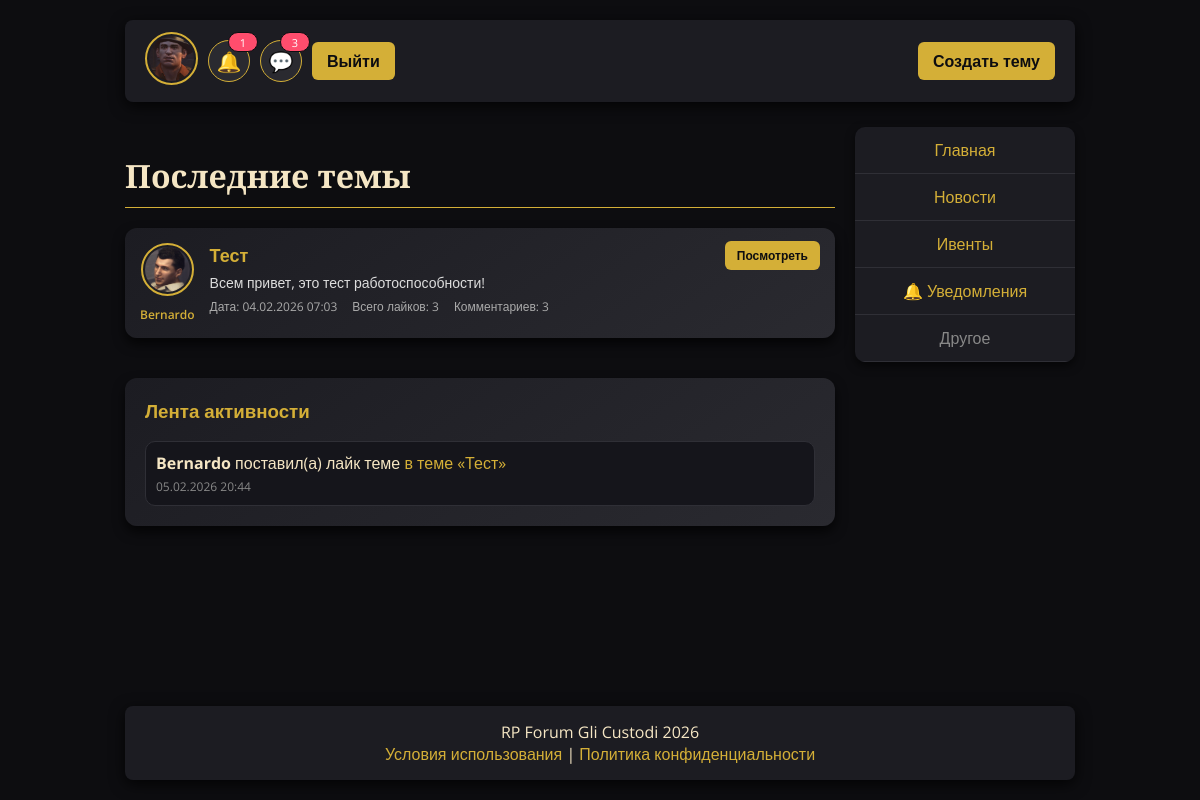
/ (signed in), run on the app's committed database.
### main/models.py (models this page shows, shortened)
class CustomUser(AbstractUser):
    is_forum_admin = models.BooleanField(default=False)
    groups = models.ManyToManyField(
        Group,
        related_name='customuser_set',
        blank=True,
        help_text='The groups this user belongs to.',
        verbose_name='groups',
    )
    user_permissions = models.ManyToManyField(
        Permission,
        related_name='customuser_permissions_set',
        blank=True,
        help_text='Specific permissions for this user.',
        verbose_name='user permissions',
    )

class Profile(models.Model):
    user = models.OneToOneField(CustomUser, on_delete=models.CASCADE)
    avatar = models.ImageField(upload_to='avatars/', blank=True, null=True)
    cover_image = models.ImageField(upload_to='profiles/covers/', blank=True, null=True)
    bio = models.TextField(blank=True)
    default_avatar = models.CharField(
        max_length=64,
        blank=True,
        default="",
        help_text="Static path like images/avatar1.png"
    )

class Topic(models.Model):
    author = models.ForeignKey(
        settings.AUTH_USER_MODEL,
        on_delete=models.CASCADE,
        related_name="topics"
    )
    category = models.ForeignKey(
        Category,
        on_delete=models.PROTECT,
        related_name="topics"
    )
    title = models.CharField(max_length=255)
    description = models.TextField(blank=True)
    image = models.ImageField(upload_to="topics/", blank=True, null=True)
    created_at = models.DateTimeField(auto_now_add=True)
    likes = models.ManyToManyField(
        settings.AUTH_USER_MODEL,
        blank=True,
        related_name="liked_topics"
    )
    class Meta:
        ordering = ["-created_at"]

class Activity(models.Model):
    actor = models.ForeignKey(settings.AUTH_USER_MODEL, on_delete=models.SET_NULL, null=True, blank=True, related_name="activities")
    verb = models.CharField(max_length=120)
    topic = models.ForeignKey(Topic, on_delete=models.CASCADE, null=True, blank=True)
    post = models.ForeignKey(Post, on_delete=models.CASCADE, null=True, blank=True)
    comment = models.ForeignKey(Comment, on_delete=models.CASCADE, null=True, blank=True)
    created_at = models.DateTimeField(auto_now_add=True)
    class Meta:
        ordering = ["-created_at"]

### main/views.py (the view)
# urls.py: path("", views.home, name="home"),
def home(request):
    topics = Topic.objects.all().order_by("-created_at")
    last_posts = {t.id: t.posts.order_by("-created_at").first() for t in topics if t.posts.exists()}
    activities = Activity.objects.select_related("actor", "topic", "post", "comment").order_by("-created_at")[:20]
    return render(request, "main/home.html", {"topics": topics, "last_posts": last_posts, "activities": activities})

### main/context_processors.py (called while the page is built)
def notifications_count(request):
    data = {"unread_notifications_count": 0, "unread_messages_count": 0}
    if not request.user.is_authenticated:
        return data
    data["unread_notifications_count"] = request.user.notifications.filter(is_read=False).count()
    try:
        unread_messages = Message.objects.filter(
            dialog__dialog_participants__user=request.user,
        ).exclude(author=request.user).exclude(
            read_by__user=request.user,
        )
        data["unread_messages_count"] = unread_messages.count()
    except (OperationalError, ProgrammingError):
        data["unread_messages_count"] = 0
    return data

### main/templates/main/home.html
{% extends 'main/base.html' %}
{% load static %}
{% block content %}
<h2 class="page-title">Последние темы</h2>
<div style="display: flex; flex-direction: column; gap: 15px;">
    {% if topics %}
        {% for topic in topics %}
            <div class="card" style="display:flex; align-items:flex-start; gap:15px; padding:15px;">
                <div style="flex-shrink:0; text-align:center;">
                    {% if topic.author.profile.avatar %}
                        <img src="{{ topic.author.profile.avatar.url }}" alt="Avatar" class="avatar" style="width:45px; height:45px;">
                    {% else %}
                        <img src="{% static topic.author.profile.default_avatar %}" alt="Avatar" class="avatar" style="width:45px; height:45px;">
                    {% endif %}
                    <div style="margin-top:5px; font-size:12px; font-weight:600; color:#f5e6c4;">
                        <a href="{% url 'public-profile' topic.author.username %}">{{ topic.author.username }}</a>
                    </div>
                </div>
                <div style="flex:1;">
                    <h3 style="margin:0 0 6px 0; font-size:18px; color:#d4af37;">
                        <a href="{% url 'topic-detail' topic.id %}" style="color:#d4af37; font-weight:bold; text-decoration:none;">
                            {{ topic.title }}
                        </a>
                    </h3>
                    {% if topic.description %}
                    <p style="margin:0 0 6px 0; font-size:14px; color:#ddd; line-height:1.4em;">
                        {{ topic.description|truncatechars:120 }}
                    </p>
                    {% endif %}
                    <div style="font-size:12px; color:#aaa; display:flex; gap:15px; flex-wrap:wrap;">
                        <span>Дата: {{ topic.created_at|date:"d.m.Y H:i" }}</span>
                        <span>Всего лайков: {{ topic.likes.count }}</span>
                        <span>Комментариев: {{ topic.comments.count }}</span>
                    </div>
                </div>
                <div style="flex-shrink:0;">
                    <a href="{% url 'topic-detail' topic.id %}" class="header-btn" style="font-size:12px; padding:6px 12px;">Посмотреть</a>
                </div>
            </div>
        {% endfor %}
    {% else %}
        <p style="color:#888;">Тем пока что нет.</p>
    {% endif %}
</div>
<div class="card" style="margin-top:20px;">
    <h3 style="margin-top:0; color:#d4af37;">Лента активности</h3>
    <div style="display:grid; gap:10px;">
        {% for act in activities %}
            <div style="padding:10px; border:1px solid #2f2f36; border-radius:10px; background:#15151b;">
                <strong>{% if act.actor %}{{ act.actor.username }}{% else %}Система{% endif %}</strong>
                {{ act.verb }}
                {% if act.topic %}<a href="{% url 'topic-detail' act.topic.id %}">в теме «{{ act.topic.title }}»</a>{% endif %}
                <div style="font-size:12px; color:#888; margin-top:4px;">{{ act.created_at|date:"d.m.Y H:i" }}</div>
            </div>
        {% empty %}
            <div style="color:#888;">Пока нет активности.</div>
        {% endfor %}
    </div>
</div>
{% endblock %}

### main/templates/main/base.html (shortened to what this page needs)
{% load static %}
<!DOCTYPE html>
<html lang="ru">
<head>
<link rel="stylesheet" href="{% static 'css/style.css' %}">
</head>
<body>
<div class="container">
<header>
    <div class="header-container">
        <div class="header-left">
            {% if user.is_authenticated %}
                <a href="{% url 'profile' %}">
                    {% if user.profile.avatar %}
                        <img src="{{ user.profile.avatar.url }}" class="avatar" alt="">
                    {% else %}
                        <img src="{% static user.profile.default_avatar %}" class="avatar" alt="">
                    {% endif %}
                </a>
                <a href="{% url 'notifications' %}" class="icon-btn" title="Уведомления" id="notifications-icon">
                    🔔{% if unread_notifications_count > 0 %}<span class="notify-badge" id="notifications-badge">{{ unread_notifications_count }}</span>{% endif %}
                </a>
                <a href="{% url 'dialogs' %}" class="icon-btn" title="Личные сообщения" id="messages-icon">
                    💬{% if unread_messages_count > 0 %}<span class="notify-badge" id="messages-badge">{{ unread_messages_count }}</span>{% endif %}
                </a>
                <a href="{% url 'logout' %}" class="header-btn pulse-button">Выйти</a>
            {% else %}
                <a href="{% url 'login' %}" class="header-btn pulse-button">Войти</a>
                <a href="{% url 'register' %}" class="header-btn pulse-button">Регистрация</a>
            {% endif %}
        </div>
        <div class="header-right">
            {% if user.is_authenticated %}
                <a href="{% url 'create_topic_simple' %}" class="header-btn pulse-button">Создать тему</a>
            {% endif %}
        </div>
    </div>
</header>
<main class="content-area">
    <div class="content-main">
        {% block content %}{% endblock %}
    </div>
    {% with name=request.resolver_match.url_name %}
        {% if name != 'login' and name != 'register' and name != 'change-password' %}
        <div class="content-sidebar">
            <table class="forum-table">
                <tbody>
                    <tr><td><a href="{% url 'home' %}">Главная</a></td></tr>
                    <tr><td><a href="{% url 'news' %}">Новости</a></td></tr>
                    <tr><td><a href="{% url 'events' %}">Ивенты</a></td></tr>
                    {% if user.is_authenticated %}<tr><td><a href="{% url 'notifications' %}">🔔 Уведомления</a></td></tr>{% endif %}
                    <tr><td><span style="color:#888;">Другое</span></td></tr>
                </tbody>
            </table>
        </div>
        {% endif %}
    {% endwith %}
</main>
<footer>
    RP Forum Gli Custodi 2026
    <br>
    <a href="{% url 'terms' %}">Условия использования</a> |
    <a href="{% url 'privacy' %}">Политика конфиденциальности</a>
</footer>
</div>
</body>
</html>

### main/templates/main/base.html (style rules this page uses)
html, body { height: 100%; margin: 0; padding: 0; }
body { display: flex; flex-direction: column; min-height: 100vh; background: #0d0d10; color: #f5e6c4; font-family: 'Open Sans', sans-serif; }
a { color: #d4af37; text-decoration: none; transition: 0.2s; }
.container { flex: 1; display: flex; flex-direction: column; width: 950px; max-width: 95%; margin: 0 auto; padding: 20px; }
header { background: #1c1c22; border-radius: 8px; padding: 12px 20px; margin-bottom: 25px; box-shadow: 0 4px 15px rgba(0,0,0,0.8); }
.header-container { display: flex; justify-content: space-between; align-items: center; flex-wrap: wrap; }
.header-left, .header-right { display: flex; align-items: center; gap: 10px; }
.header-right { margin-left: auto; }
.header-btn { background-color: #d4af37; color: #0d0d10; padding: 8px 15px; border-radius: 6px; font-weight: 700; text-decoration: none; transition: all 0.3s ease; white-space: nowrap; }
.icon-btn { width: 40px; height: 40px; display: inline-flex; align-items: center; justify-content: center; border-radius: 50%; background: #2a2a30; color: #f5e6c4; font-size: 20px; border: 1px solid #d4af37; position: relative; overflow: visible; }
.notify-badge { display:inline-flex; min-width:18px; height:18px; border-radius:999px; background:#ff4d6d; color:#fff; font-size:11px; align-items:center; justify-content:center; padding:0 5px; position:absolute; top:-9px; right:-9px; border: 1px solid #0d0d10; }
.avatar { width: 45px; height: 45px; border-radius: 50%; object-fit: cover; border: 2px solid #d4af37; padding: 2px; transition: transform 0.2s, box-shadow 0.2s; }
.card, .post-card, .comment-card, .new-post-card { background: linear-gradient(145deg, #1c1c22, #2a2a30); border-radius: 12px; padding: 20px; margin-bottom: 20px; box-shadow: 0 6px 12px rgba(0,0,0,0.7); transition: transform 0.3s, box-shadow 0.3s; }
h2.page-title { font-family: 'Merriweather', serif; font-size: 32px; margin-bottom: 20px; border-bottom: 1px solid #d4af37; padding-bottom: 10px; }
footer { text-align: center; padding: 15px 0; background: #1c1c22; border-radius: 8px; box-shadow: 0 4px 15px rgba(0,0,0,0.8); margin-top: auto; }
.forum-table { width: 100%; border-collapse: collapse; background: #1c1c22; border-radius: 10px; overflow: hidden; box-shadow: 0 4px 10px rgba(0,0,0,0.6); }
.forum-table td { padding: 12px; border-bottom: 1px solid #2f2f36; text-align:center; }
.content-area { display: flex; gap: 20px; align-items: flex-start; }
.content-main { flex: 1; min-width: 0; }
.content-sidebar { width: 220px; flex: 0 0 220px; position: sticky; top: 20px; }

### data on the page
CustomUser: default_avatar (picture)
Topic: author.default_avatar (picture), author.username "Bernardo", title "Тест", description "Всем привет, это тест работоспособности!", created_at "04.02.2026 07:03", likes.count "3", comments.count "3"
Activity: actor.username "Bernardo", verb "поставил(а) лайк теме", topic "Тест", created_at "05.02.2026 20:44"

### other printed values
{{ unread_notifications_count }} "1"
{{ unread_messages_count }} "3"
